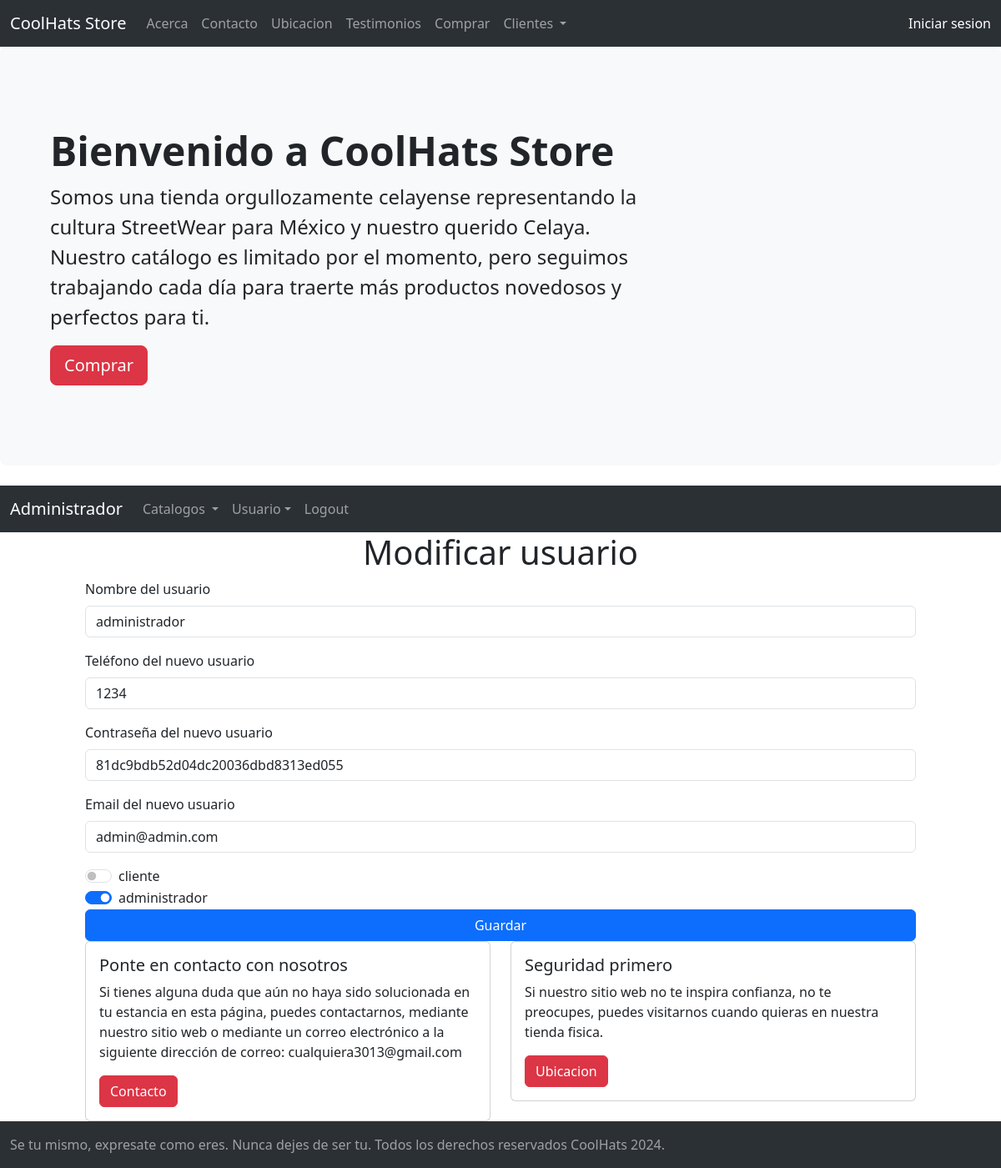
The page /admin/usuario.php?accion=actualizar&id=1 (signed in) on the database its author committed.
### tables this page shows
CREATE TABLE usuario (
    id INT AUTO_INCREMENT PRIMARY KEY,
    nombre_completo VARCHAR(100) NOT NULL,
    telefono VARCHAR(20),
    contrasena VARCHAR(50),
    email VARCHAR(100) NOT NULL UNIQUE,
    fecha_registro TIMESTAMP DEFAULT CURRENT_TIMESTAMP,
    total_compras INT DEFAULT 0
);

CREATE TABLE rol(
    id_rol INT AUTO_INCREMENT PRIMARY KEY, 
    rol VARCHAR(30) NOT NULL
);

### sistema.class.php (called while the page is built, shortened)
<?php
    class sistema {
        function conexion(){
            $this -> con = new PDO(SGBD.':host='.DBHOST.';dbname='.DBNAME.';port='.DBPORT, DBUSER, DBPASS);
        }
    }
?>

### admin/usuario.class.php (called while the page is built, shortened)
<?php
 require_once ('../sistema.class.php');
 class usuario extends sistema {
    function readOne ($id){
        $consulta = 'SELECT * FROM usuario where id=:id;';
        $sql = $this->con->prepare($consulta);
        $sql->bindParam(":id",$id,PDO::PARAM_INT);
        $sql -> execute();
        $result = $sql->fetch(PDO::FETCH_ASSOC);
        return $result;
    }
    function readAllRoles($id){
      $sql ='select distinct r.id_rol from usuario u inner join usuario_rol ur on u.id=ur.id_usuario inner join rol r on ur.id_rol = r.id_rol where u.id = :id_usuario;';
      $consulta = $this->con->prepare ($sql);
      $consulta->bindParam(":id_usuario",$id,PDO::PARAM_INT);
      $consulta -> execute();
      $roles = $consulta -> fetchALL(PDO::FETCH_ASSOC);
      $data = [];
      foreach ($roles as $rol) {
        array_push($data, $rol['id_rol']);
      }
      return $data;
  }
 }
?>

### admin/rol.class.php (called while the page is built, shortened)
<?php
 require_once ('../sistema.class.php');
 class rol extends sistema {
    function readAll (){
        $consulta ='select * from rol';
        $sql = $this->con->prepare ($consulta);
        $sql -> execute();
        $result = $sql -> fetchALL(PDO::FETCH_ASSOC);
        return $result;
    }
 }
?>

### admin/views/usuario/crear.php (the view)
<?php require('views/header/headerAdministrador.php'); ?>
<center>
    <h1><?php if($accion=="crear"):echo('Nuevo');else: echo ('Modificar');endif; ?> usuario</h1>
</center>
<div class="row">
    <div class="col-md-1"></div>
    <div class="col-md-10">
        <form method="post" action="usuario.php?accion=<?php if($accion=="crear"):echo('nuevo');else:echo('modificar&id='.$id);endif;?>">
        <div class="mb-3">
            <label for="nombre_completo" class="form-label">Nombre del usuario</label>
            <input class="form-control" type="text" name="data[nombre_completo]" placeholder="Escribe aqui el nombre del usuario" value="<?php if(isset($usuarios["nombre_completo"])):echo($usuarios['nombre_completo']);endif;?>" id="nombre_completo"/>
        </div>
        <div class="mb-3">
            <label for="telefono" class="form-label">Teléfono del nuevo usuario</label>
            <input class="form-control" type="text" name="data[telefono]" placeholder="Escribe aqui el teléfono del usuario"  value="<?php if(isset($usuarios["telefono"])):echo($usuarios['telefono']);endif;?>"  id="telefono"/>
        </div>
        <div class="mb-3">
            <label for="contrasena" class="form-label">Contraseña del nuevo usuario</label>
            <input class="form-control" type="text" name="data[contrasena]" placeholder="Escribe aqui la contraseña del usuario"  value="<?php if(isset($usuarios["contrasena"])):echo($usuarios['contrasena']);endif;?>"  id="contrasena"/>
        </div>
        <div class="mb-3">
            <label for="email" class="form-label">Email del nuevo usuario</label>
            <input class="form-control" type="text" name="data[email]" placeholder="Escribe aqui el email del usuario"  value="<?php if(isset($usuarios["email"])):echo($usuarios['email']);endif;?>"  id="email"/>
        </div>
        <?php foreach($roles as $rol): ?>
          <div>
            <div class="form-check form-switch">
              <input class="form-check-input" type="checkbox" <?php $checked = ''; if(in_array($rol['id_rol'], $misRoles)): $checked = 'checked'; endif; echo($checked); ?> role="switch" id="flexSwitchCheckChecked" name="rol[<?php echo($rol['id_rol']);?>]">
              <label class="form-check-label" for="flexSwitchCheckChecked"><?php echo($rol['rol']);?></label>
            </div>
          </div>
        <?php endforeach;?>
        <input type="submit" value="Guardar" name="data[enviar]" class="btn btn-primary w-100">
        </form>
    </div>
    <div class="col-md-1"></div>
</div>
<?php require('views/footer.php'); ?>

### css/main.css (style rules this page uses)
* { margin: 0px; padding: 0px; }

### rows shown on the page
usuario: nombre_completo "administrador", telefono "1234", contrasena "81dc9bdb52d04dc20036dbd8313ed055", email "admin@admin.com"
rol: rol "cliente"
rol: rol "administrador"
